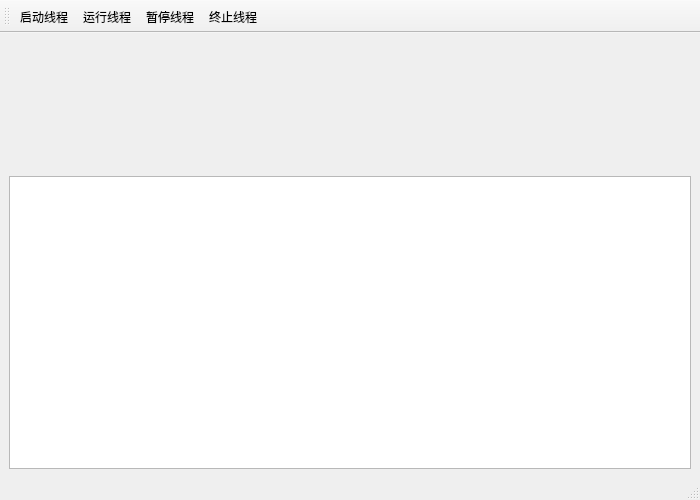
<?xml version="1.0" encoding="UTF-8"?>
<ui version="4.0">
 <class>Qt6_QThread</class>
 <widget class="QMainWindow" name="Qt6_QThread">
  <property name="geometry">
   <rect>
    <x>0</x>
    <y>0</y>
    <width>700</width>
    <height>500</height>
   </rect>
  </property>
  <property name="windowTitle">
   <string>Dice</string>
  </property>
  <property name="windowIcon">
   <iconset resource="images.qrc">
    <normaloff>:/images/games24.png</normaloff>:/images/games24.png</iconset>
  </property>
  <widget class="QWidget" name="W_Central">
   <layout class="QVBoxLayout" name="verticalLayout">
    <item>
     <widget class="QWidget" name="W_Dice" native="true">
      <layout class="QHBoxLayout" name="horizontalLayout">
       <property name="spacing">
        <number>0</number>
       </property>
       <property name="leftMargin">
        <number>0</number>
       </property>
       <property name="topMargin">
        <number>0</number>
       </property>
       <property name="rightMargin">
        <number>0</number>
       </property>
       <property name="bottomMargin">
        <number>0</number>
       </property>
       <item>
        <widget class="QLabel" name="L_Dice">
         <property name="minimumSize">
          <size>
           <width>128</width>
           <height>128</height>
          </size>
         </property>
         <property name="maximumSize">
          <size>
           <width>128</width>
           <height>128</height>
          </size>
         </property>
         <property name="text">
          <string/>
         </property>
         <property name="pixmap">
          <pixmap resource="images.qrc">:/images/dice0.jpg</pixmap>
         </property>
         <property name="scaledContents">
          <bool>false</bool>
         </property>
        </widget>
       </item>
      </layout>
     </widget>
    </item>
    <item>
     <widget class="QPlainTextEdit" name="PTE_Message"/>
    </item>
   </layout>
  </widget>
  <widget class="QMenuBar" name="menubar">
   <property name="geometry">
    <rect>
     <x>0</x>
     <y>0</y>
     <width>700</width>
     <height>30</height>
    </rect>
   </property>
  </widget>
  <widget class="QStatusBar" name="statusbar"/>
  <widget class="QToolBar" name="toolBar">
   <property name="windowTitle">
    <string>toolBar</string>
   </property>
   <attribute name="toolBarArea">
    <enum>TopToolBarArea</enum>
   </attribute>
   <attribute name="toolBarBreak">
    <bool>false</bool>
   </attribute>
   <addaction name="A_Started"/>
   <addaction name="A_Run"/>
   <addaction name="A_Pause"/>
   <addaction name="A_Stop"/>
  </widget>
  <action name="A_Started">
   <property name="text">
    <string>启动线程</string>
   </property>
  </action>
  <action name="A_Run">
   <property name="text">
    <string>运行线程</string>
   </property>
  </action>
  <action name="A_Pause">
   <property name="text">
    <string>暂停线程</string>
   </property>
  </action>
  <action name="A_Stop">
   <property name="text">
    <string>终止线程</string>
   </property>
  </action>
 </widget>
 <resources>
  <include location="images.qrc"/>
 </resources>
 <connections/>
</ui>
